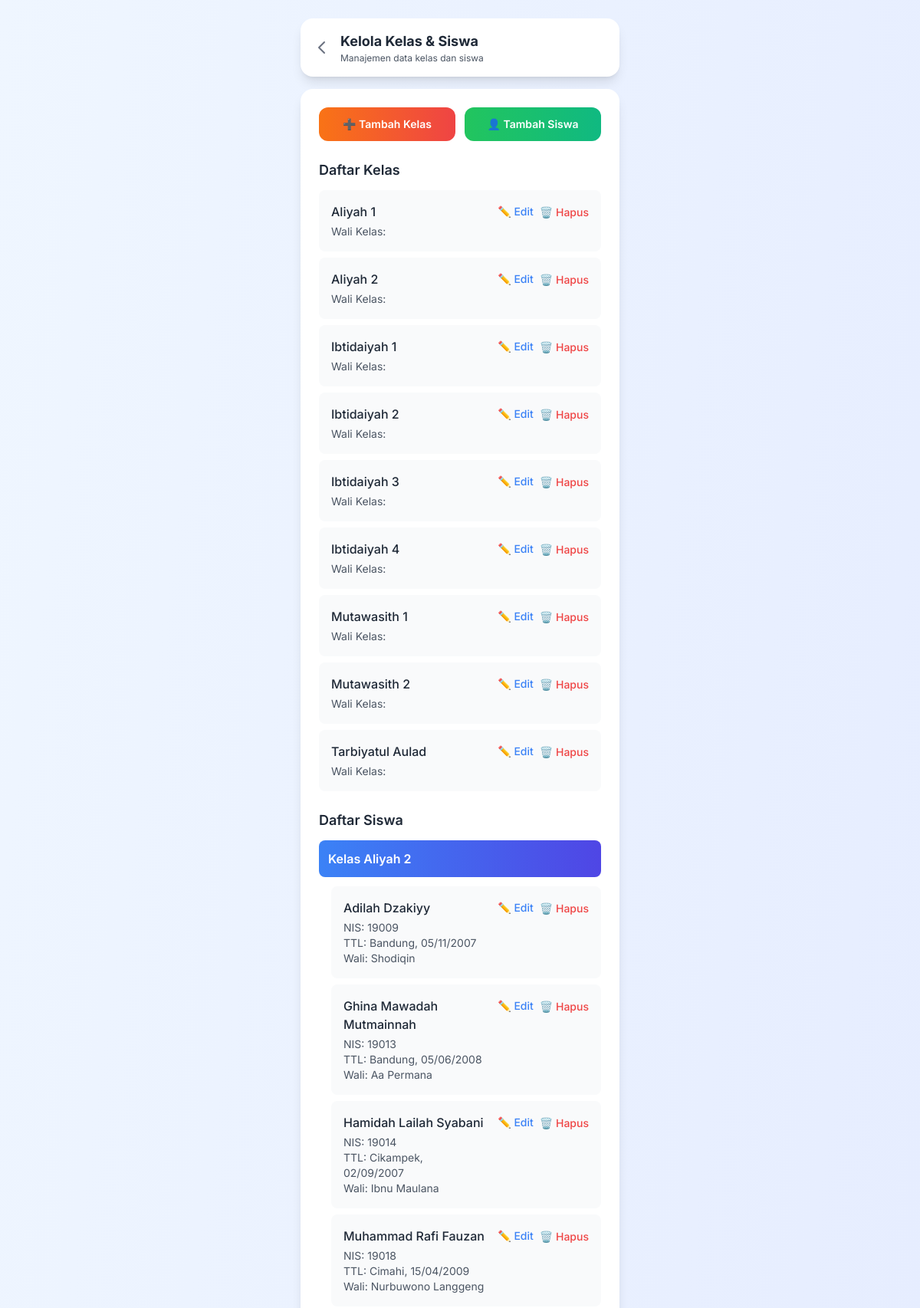
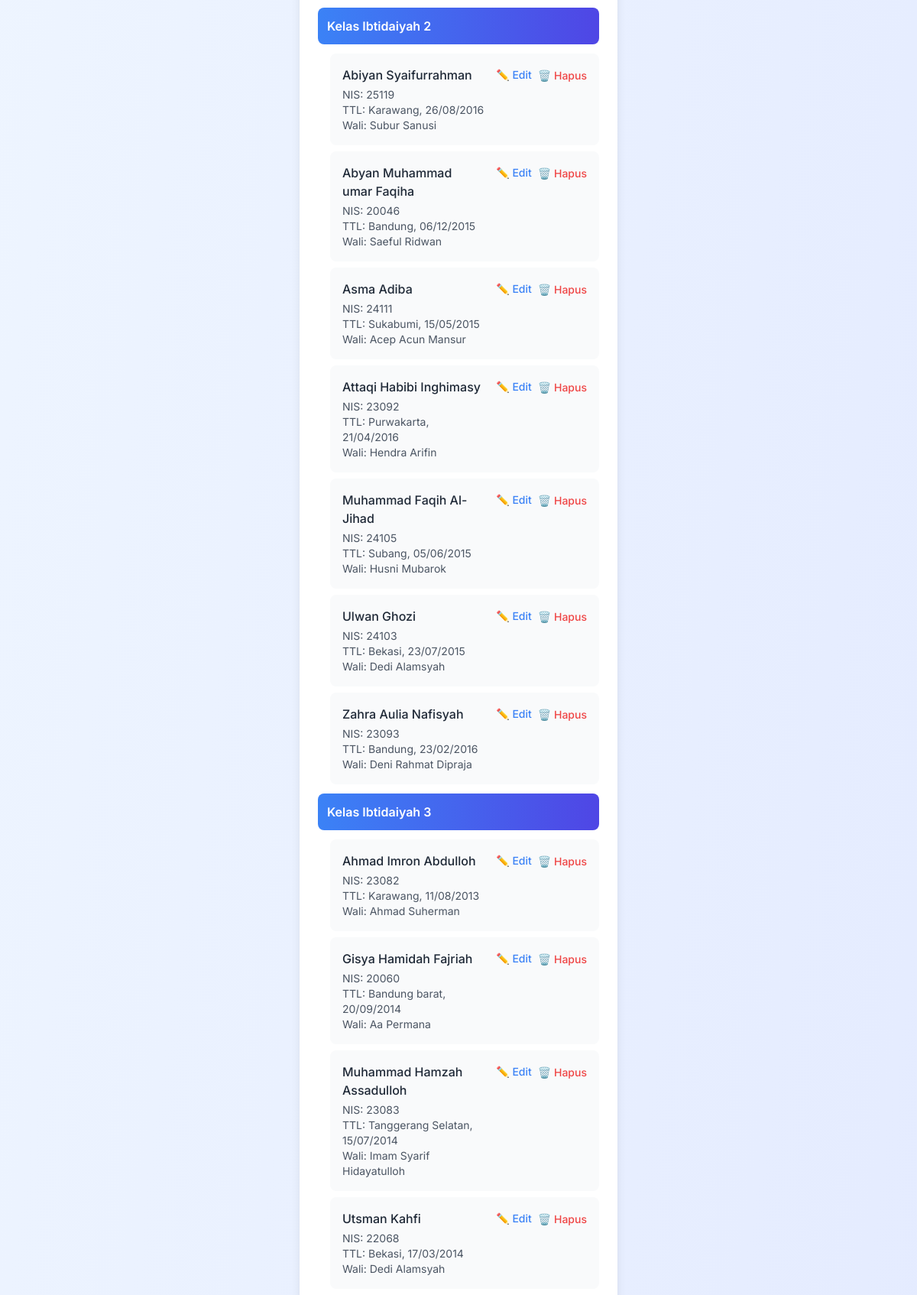
The app's page /manage-classes.php (signed in, upper part) with its own data (2 pictures, top to bottom).
### tables this page shows
CREATE TABLE `classes` (
  `id` int(11) NOT NULL,
  `name` varchar(50) NOT NULL,
  `teacher` varchar(100) DEFAULT 'Belum ditentukan',
  `created_at` timestamp NOT NULL DEFAULT current_timestamp()
);

CREATE TABLE `students` (
  `id` int(11) NOT NULL,
  `student_id` varchar(20) DEFAULT NULL,
  `name` varchar(100) NOT NULL,
  `class_id` int(11) DEFAULT NULL,
  `birth_place` varchar(100) DEFAULT NULL,
  `birth_date` date DEFAULT NULL,
  `guardian` varchar(100) DEFAULT NULL,
  `created_at` timestamp NOT NULL DEFAULT current_timestamp()
);

### includes/functions.php (called while the page is built, shortened)
<?php
function getClasses() {
    $db = getDbConnection();
    $stmt = $db->query("SELECT * FROM classes ORDER BY name");
    return $stmt->fetchAll(PDO::FETCH_ASSOC);
}
function getStudents($class_id = null) {
    $db = getDbConnection();
    if ($class_id) {
        $stmt = $db->prepare("SELECT s.*, c.name as class_name FROM students s JOIN classes c ON s.class_id = c.id WHERE s.class_id = ? ORDER BY s.name");
        $stmt->execute([$class_id]);
    } else {
        $stmt = $db->query("SELECT s.*, c.name as class_name FROM students s JOIN classes c ON s.class_id = c.id ORDER BY c.name, s.name");
    }
    return $stmt->fetchAll(PDO::FETCH_ASSOC);
}
?>

### manage-classes.php (the view, shortened to what this page needs)
<?php
require_once 'includes/functions.php';
$classes = getClasses();
$students = getStudents();
?>
<!DOCTYPE html>
<html lang="id">
<head>
    <script src="https://cdn.tailwindcss.com"></script>
</head>
<body class="bg-gradient-to-br from-blue-50 to-indigo-100 min-h-screen">
    <div class="container mx-auto px-4 py-6 max-w-md">
        <div class="bg-white rounded-2xl shadow-lg mb-4 fade-in">
            <div class="flex items-center justify-between p-4">
                <div class="flex items-center">
                    <a href="dashboard.php" class="text-gray-500 hover:text-gray-700 mr-3">
                        <svg class="w-6 h-6" fill="none" stroke="currentColor" viewBox="0 0 24 24">
                            <path stroke-linecap="round" stroke-linejoin="round" stroke-width="2" d="M15 19l-7-7 7-7"></path>
                        </svg>
                    </a>
                    <div>
                        <h1 class="text-lg font-bold text-gray-800">Kelola Kelas & Siswa</h1>
                        <p class="text-xs text-gray-600">Manajemen data kelas dan siswa</p>
                    </div>
                </div>
            </div>
        </div>
        <div class="bg-white rounded-2xl shadow-lg p-6 mb-20">
            <div class="grid grid-cols-2 gap-3 mb-6">
                <button onclick="showAddClassModal()" class="bg-gradient-to-r from-orange-500 to-red-500 text-white py-3 px-4 rounded-xl font-semibold hover:from-orange-600 hover:to-red-600 transition-all text-sm">
                    ➕ Tambah Kelas
                </button>
                <button onclick="showAddStudentModal()" class="bg-gradient-to-r from-green-500 to-emerald-500 text-white py-3 px-4 rounded-xl font-semibold hover:from-green-600 hover:to-emerald-600 transition-all text-sm">
                    👤 Tambah Siswa
                </button>
            </div>
            <div class="mb-6">
                <h3 class="text-lg font-semibold text-gray-800 mb-3">Daftar Kelas</h3>
                <div class="space-y-2">
                    <?php foreach ($classes as $class): ?>
                        <div class="bg-gray-50 rounded-lg p-4">
                            <div class="flex items-start justify-between">
                                <div class="flex-1">
                                    <div class="font-medium text-gray-800"><?php echo htmlspecialchars($class['name']); ?></div>
                                    <div class="text-sm text-gray-600 mt-1">Wali Kelas: <?php echo htmlspecialchars($class['teacher']); ?></div>
                                </div>
                                <div class="flex space-x-2 ml-4">
                                    <button onclick="editClass(<?php echo $class['id']; ?>, '<?php echo htmlspecialchars($class['name'], ENT_QUOTES); ?>', '<?php echo htmlspecialchars($class['teacher'], ENT_QUOTES); ?>')" class="text-blue-500 hover:text-blue-700 text-sm font-medium">
                                        ✏️ Edit
                                    </button>
                                    <form method="POST" style="display: inline;" onsubmit="return confirm('Apakah Anda yakin ingin menghapus kelas ini? Semua siswa dan nilai di kelas ini akan ikut terhapus!')">
                                        <button type="submit" class="text-red-500 hover:text-red-700 text-sm font-medium">
                                            🗑️ Hapus
                                        </button>
                                    </form>
                                </div>
                            </div>
                        </div>
                    <?php endforeach; ?>
                </div>
            </div>
            <div>
                <h3 class="text-lg font-semibold text-gray-800 mb-3">Daftar Siswa</h3>
                <div class="space-y-3">
                    <?php
                    $currentClass = '';
                    foreach ($students as $student):
                        if ($currentClass !== $student['class_name']):
                            if ($currentClass !== '') echo '</div>';
                            $currentClass = $student['class_name'];
                    ?>
                        <div class="bg-gradient-to-r from-blue-500 to-indigo-600 text-white p-3 rounded-lg font-semibold">
                            Kelas <?php echo htmlspecialchars($student['class_name']); ?>
                        </div>
                        <div class="ml-4 space-y-2">
                    <?php endif; ?>
                    <div class="bg-gray-50 rounded-lg p-4">
                        <div class="flex items-start justify-between">
                            <div class="flex-1">
                                <div class="font-medium text-gray-800"><?php echo htmlspecialchars($student['name']); ?></div>
                                <div class="text-sm text-gray-600 mt-1">
                                    <div>NIS: <?php echo htmlspecialchars($student['student_id'] ?: 'Belum diisi'); ?></div>
                                    <div>TTL: <?php echo htmlspecialchars($student['birth_place'] ?: 'Belum diisi'); ?>, <?php echo $student['birth_date'] ? date('d/m/Y', strtotime($student['birth_date'])) : 'Belum diisi'; ?></div>
                                    <div>Wali: <?php echo htmlspecialchars($student['guardian'] ?: 'Belum diisi'); ?></div>
                                </div>
                            </div>
                            <div class="flex space-x-2 ml-4">
                                <button onclick="editStudent(<?php echo $student['id']; ?>, '<?php echo htmlspecialchars($student['student_id'], ENT_QUOTES); ?>', '<?php echo htmlspecialchars($student['name'], ENT_QUOTES); ?>', <?php echo $student['class_id']; ?>, '<?php echo htmlspecialchars($student['birth_place'], ENT_QUOTES); ?>', '<?php echo $student['birth_date']; ?>', '<?php echo htmlspecialchars($student['guardian'], ENT_QUOTES); ?>')" class="text-blue-500 hover:text-blue-700 text-sm font-medium">
                                    ✏️ Edit
                                </button>
                                <form method="POST" style="display: inline;" onsubmit="return confirm('Apakah Anda yakin ingin menghapus siswa ini? Semua nilai siswa ini akan ikut terhapus!')">
                                    <button type="submit" class="text-red-500 hover:text-red-700 text-sm font-medium">
                                        🗑️ Hapus
                                    </button>
                                </form>
                            </div>
                        </div>
                    </div>
                    <?php endforeach; ?>
                    <?php if (!empty($students)) echo '</div>'; ?>
                </div>
            </div>
        </div>
    </div>
</body>
</html>

### manage-classes.php (style rules this page uses)
body { font-family: 'Inter', sans-serif; }
.fade-in { animation: fadeIn 0.5s ease-in; }

### records on screen
classes: name "Aliyah 1"
classes: name "Aliyah 2"
classes: name "Ibtidaiyah 1"
classes: name "Ibtidaiyah 2"
classes: name "Ibtidaiyah 3"
classes: name "Ibtidaiyah 4"
classes: name "Mutawasith 1"
classes: name "Mutawasith 2"
classes: name "Tarbiyatul Aulad"
students: class.name "Aliyah 2", name "Adilah Dzakiyy", student "19009", birth_place "Bandung", birth_date "05/11/2007", guardian "Shodiqin"
students: name "Ghina Mawadah Mutmainnah", student "19013", birth_place "Bandung", birth_date "05/06/2008", guardian "Aa Permana"
students: name "Hamidah Lailah Syabani", student "19014", birth_place "Cikampek", birth_date "02/09/2007", guardian "Ibnu Maulana"
students: name "Muhammad Rafi Fauzan", student "19018", birth_place "Cimahi", birth_date "15/04/2009", guardian "Nurbuwono Langgeng"
students: class.name "Ibtidaiyah 2", name "Abiyan Syaifurrahman", student "25119", birth_place "Karawang", birth_date "26/08/2016", guardian "Subur Sanusi"
students: name "Abyan Muhammad umar Faqiha", student "20046", birth_place "Bandung", birth_date "06/12/2015", guardian "Saeful Ridwan"
students: name "Asma Adiba", student "24111", birth_place "Sukabumi", birth_date "15/05/2015", guardian "Acep Acun Mansur"
students: name "Attaqi Habibi Inghimasy", student "23092", birth_place "Purwakarta", birth_date "21/04/2016", guardian "Hendra Arifin"
students: name "Muhammad Faqih Al-Jihad", student "24105", birth_place "Subang", birth_date "05/06/2015", guardian "Husni Mubarok"
students: name "Ulwan Ghozi", student "24103", birth_place "Bekasi", birth_date "23/07/2015", guardian "Dedi Alamsyah"
students: name "Zahra Aulia Nafisyah", student "23093", birth_place "Bandung", birth_date "23/02/2016", guardian "Deni Rahmat Dipraja"
students: class.name "Ibtidaiyah 3", name "Ahmad Imron Abdulloh", student "23082", birth_place "Karawang", birth_date "11/08/2013", guardian "Ahmad Suherman"
students: name "Gisya Hamidah Fajriah", student "20060", birth_place "Bandung barat", birth_date "20/09/2014", guardian "Aa Permana"
students: name "Muhammad Hamzah Assadulloh", student "23083", birth_place "Tanggerang Selatan", birth_date "15/07/2014", guardian "Imam Syarif Hidayatulloh"
students: name "Utsman Kahfi", student "22068", birth_place "Bekasi", birth_date "17/03/2014", guardian "Dedi Alamsyah"
